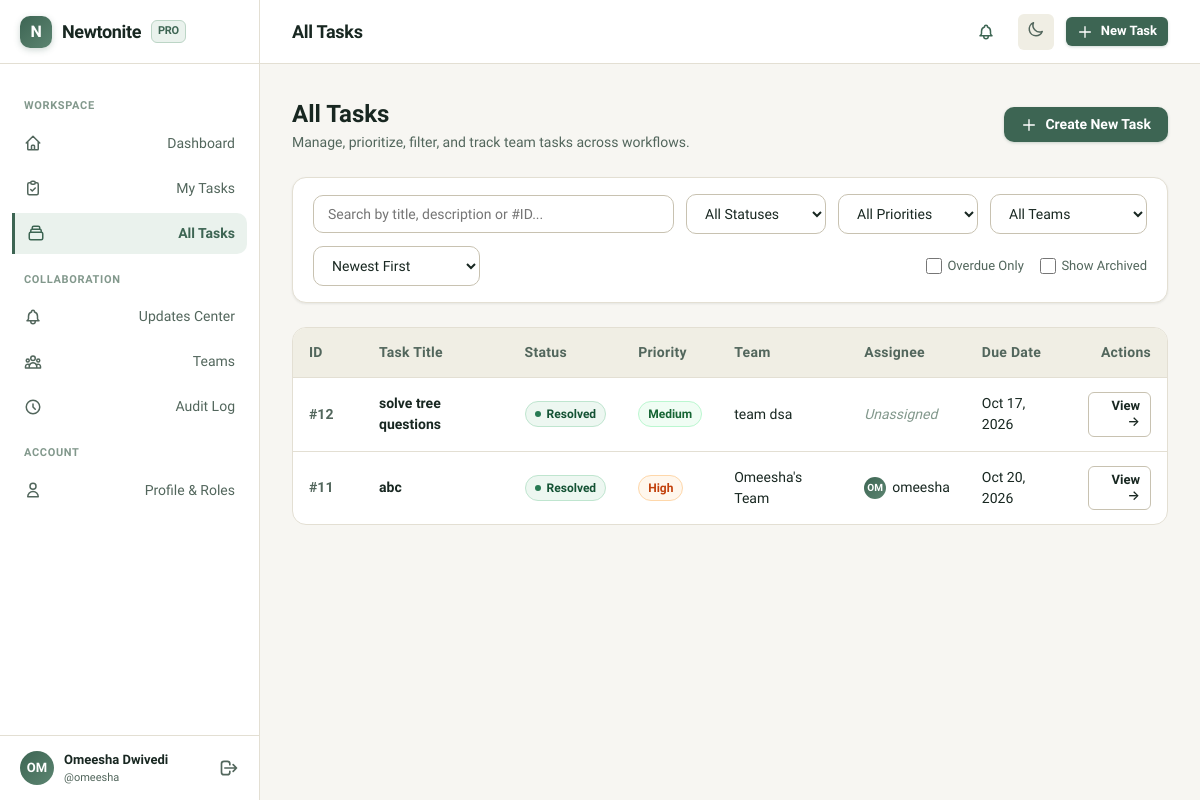
/tasks/ (signed in), run on an earlier commit of the app's database.
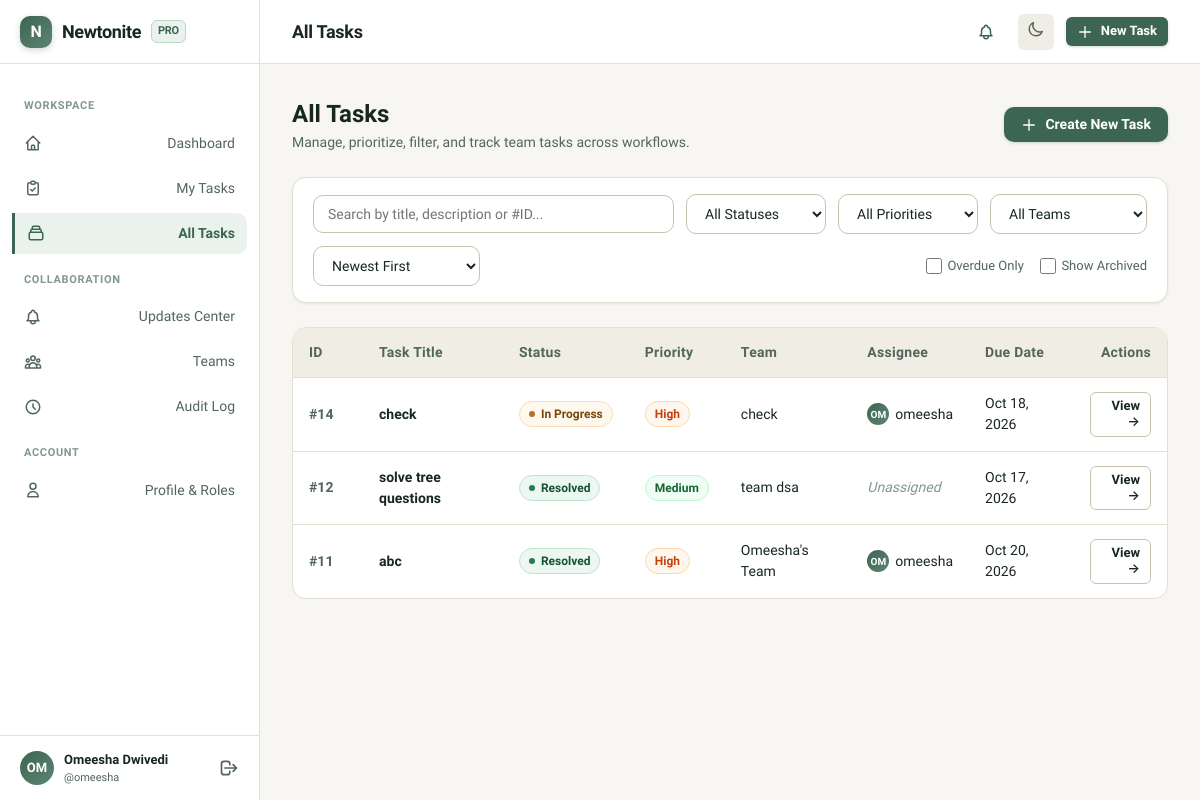
And on a later commit of the database.
### tasks/models.py (models this page shows, shortened)
class Task(models.Model):
    title = models.CharField(max_length=200, help_text="Concise title for the task.")
    description = models.TextField(blank=True, help_text="Detailed description of what needs to be done.")
    status = models.CharField(
        max_length=20,
        choices=TaskStatus.choices,
        default=TaskStatus.OPEN,
        help_text="Current state in the task workflow."
    )
    priority = models.CharField(
        max_length=20,
        choices=TaskPriority.choices,
        default=TaskPriority.MEDIUM,
        help_text="Relative urgency or importance."
    )
    team = models.ForeignKey(
        Team,
        on_delete=models.CASCADE,
        related_name='tasks',
        help_text="Team responsible for this task."
    )
    assignee = models.ForeignKey(
        User,
        on_delete=models.SET_NULL,
        null=True,
        blank=True,
        related_name='assigned_tasks',
        help_text="Team member currently assigned to execute the task."
    )
    creator = models.ForeignKey(
        User,
        on_delete=models.PROTECT,
        related_name='created_tasks',
        help_text="User who created the task."
    )
    due_date = models.DateField(
        null=True,
        blank=True,
        help_text="Optional deadline for completion."
    )
    is_archived = models.BooleanField(
        default=False,
        help_text="Archived tasks are retained for audit history but hidden from active workflows."
    )
    archived_at = models.DateTimeField(null=True, blank=True)
    version = models.PositiveIntegerField(
        default=1,
        help_text="Incremented on every update for optimistic concurrency control (stale-update protection)."
    )
    created_at = models.DateTimeField(auto_now_add=True)
    updated_at = models.DateTimeField(auto_now=True)
    class Meta:
        ordering = ['-created_at']
        verbose_name = 'Task'
        verbose_name_plural = 'Tasks'
        indexes = [
            models.Index(fields=['team', 'is_archived', 'status'], name='task_team_arch_status_idx'),
            models.Index(fields=['team', 'is_archived', 'priority'], name='task_team_arch_prio_idx'),
            models.Index(fields=['assignee', 'is_archived', 'status'], name='task_assignee_status_idx'),
            models.Index(fields=['due_date'], name='task_due_date_idx'),
            models.Index(fields=['created_at'], name='task_created_at_idx'),
        ]
    @property
    def is_overdue(self):
        if not self.due_date or self.status == TaskStatus.RESOLVED or self.is_archived:
            return False
        return self.due_date < timezone.localdate()

class Team(models.Model):
    name = models.CharField(max_length=100, unique=True, help_text="Unique name for the team.")
    description = models.TextField(blank=True, help_text="Short description of the team's mandate.")
    created_at = models.DateTimeField(auto_now_add=True)
    updated_at = models.DateTimeField(auto_now=True)
    class Meta:
        ordering = ['name']
        verbose_name = 'Team'
        verbose_name_plural = 'Teams'

### tasks/views.py (the view)
# urls.py: path('tasks/', views.task_list_view, name='task_list'),
@login_required
def task_list_view(request):
    q = request.GET.get('q', '').strip()
    status = request.GET.get('status', '').strip()
    priority = request.GET.get('priority', '').strip()
    team_id = request.GET.get('team', '').strip()
    assignee_id = request.GET.get('assignee', '').strip()
    is_overdue = request.GET.get('overdue', '').strip() == '1'
    my_tasks = request.GET.get('my', '').strip() == '1'
    show_archived = request.GET.get('archived', '').strip() == '1'
    sort = request.GET.get('sort', '-created_at')
    tasks_qs = get_accessible_tasks_qs(request.user, include_archived=show_archived)
    if my_tasks:
        tasks_qs = tasks_qs.filter(assignee=request.user)
    if q:
        tasks_qs = tasks_qs.filter(
            Q(title__icontains=q) | Q(description__icontains=q) | Q(id__icontains=q)
        )
    if status and status in TaskStatus.values:
        tasks_qs = tasks_qs.filter(status=status)
    if priority and priority in TaskPriority.values:
        tasks_qs = tasks_qs.filter(priority=priority)
    if team_id and team_id.isdigit():
        tasks_qs = tasks_qs.filter(team_id=team_id)
    if assignee_id:
        if assignee_id == 'unassigned':
            tasks_qs = tasks_qs.filter(assignee__isnull=True)
        elif assignee_id.isdigit():
            tasks_qs = tasks_qs.filter(assignee_id=assignee_id)
    if is_overdue:
        tasks_qs = tasks_qs.filter(
            due_date__lt=timezone.localdate()
        ).exclude(status=TaskStatus.RESOLVED)
    allowed_sorts = {
        '-created_at': '-created_at',
        'created_at': 'created_at',
        'due_date': 'due_date',
        '-due_date': '-due_date',
        'priority': 'priority',
        'status': 'status',
        'title': 'title',
    }
    sort_field = allowed_sorts.get(sort, '-created_at')
    tasks_qs = tasks_qs.order_by(sort_field)
    paginator = Paginator(tasks_qs, 12)
    page_number = request.GET.get('page', 1)
    page_obj = paginator.get_page(page_number)
    accessible_teams = get_accessible_teams_qs(request.user)
    context = {
        'title': 'My Tasks' if my_tasks else 'All Tasks',
        'page_obj': page_obj,
        'tasks': page_obj.object_list,
        'accessible_teams': accessible_teams,
        'q': q,
        'status': status,
        'priority': priority,
        'team_id': team_id,
        'assignee_id': assignee_id,
        'is_overdue': is_overdue,
        'my_tasks': my_tasks,
        'show_archived': show_archived,
        'sort': sort,
        'status_choices': TaskStatus.choices,
        'priority_choices': TaskPriority.choices,
    }
    return render(request, 'tasks/list.html', context)

### templates/tasks/list.html (shortened to what this page needs)
{% extends 'base.html' %}
{% block page_title %}{{ title }}{% endblock %}
{% block content %}
<div style="display: flex; justify-content: space-between; align-items: center; margin-bottom: 1.5rem; flex-wrap: wrap; gap: 1rem;">
  <div>
    <h2 style="font-size: 1.5rem; font-weight: 800; color: var(--text-main);">{{ title }}</h2>
    <p style="color: var(--text-muted); font-size: 0.875rem;">Manage, prioritize, filter, and track team tasks across workflows.</p>
  </div>
  <a href="{% url 'task_create' %}" class="btn btn-primary" id="btn-create-task-main">
    <svg width="16" height="16" fill="none" stroke="currentColor" viewBox="0 0 24 24"><path stroke-linecap="round" stroke-linejoin="round" stroke-width="2" d="M12 4v16m8-8H4"/></svg>
    Create New Task
  </a>
</div>
<form method="get" class="filter-bar" id="task-filter-form">
  <div class="filter-input">
    <input type="text" name="q" value="{{ q }}" placeholder="Search by title, description or #ID..." class="form-input" id="search-input">
  </div>
  <select name="status" class="form-select filter-select" onchange="this.form.submit()">
    <option value="">All Statuses</option>
  </select>
  <select name="priority" class="form-select filter-select" onchange="this.form.submit()">
    <option value="">All Priorities</option>
  </select>
  <select name="team" class="form-select filter-select" onchange="this.form.submit()">
    <option value="">All Teams</option>
  </select>
  <select name="sort" class="form-select filter-select" onchange="this.form.submit()">
    <option value="-created_at" {% if sort == '-created_at' %}selected{% endif %}>Newest First</option>
  </select>
  <div style="display: flex; align-items: center; gap: 0.5rem; margin-left: auto;">
    <label style="display: flex; align-items: center; gap: 0.35rem; font-size: 0.8125rem; color: var(--text-muted); cursor: pointer;">
      <input type="checkbox" name="overdue" value="1" {% if is_overdue %}checked{% endif %} onchange="this.form.submit()" class="form-checkbox">
      Overdue Only
    </label>
    <label style="display: flex; align-items: center; gap: 0.35rem; font-size: 0.8125rem; color: var(--text-muted); cursor: pointer; margin-left: 0.5rem;">
      <input type="checkbox" name="archived" value="1" {% if show_archived %}checked{% endif %} onchange="this.form.submit()" class="form-checkbox">
      Show Archived
    </label>
  </div>
</form>
<div class="table-container">
  {% if tasks %}
  <table class="data-table" id="tasks-table">
    <thead>
      <tr>
        <th style="width: 70px;">ID</th>
        <th>Task Title</th>
        <th>Status</th>
        <th>Priority</th>
        <th>Team</th>
        <th>Assignee</th>
        <th>Due Date</th>
        <th style="text-align: right;">Actions</th>
      </tr>
    </thead>
    <tbody>
      {% for task in tasks %}
      <tr>
        <td style="color: var(--text-muted); font-weight: 600;">#{{ task.id }}</td>
        <td>
          <a href="{% url 'task_detail' pk=task.pk %}" class="task-row-title">
            {{ task.title }}
          </a>
        </td>
        <td>
          <span class="badge badge-{{ task.status|lower }}">
            <span class="badge-dot"></span>
            {{ task.get_status_display }}
          </span>
        </td>
        <td>
          <span class="badge badge-priority-{{ task.priority|lower }}">
            {{ task.get_priority_display }}
          </span>
        </td>
        <td style="font-weight: 500;">
          <a href="{% url 'team_detail' pk=task.team.id %}" style="color: var(--text-main);">
            {{ task.team.name }}
          </a>
        </td>
        <td>
          {% if task.assignee %}
          <div style="display: flex; align-items: center; gap: 0.375rem;">
            <div class="user-avatar" style="width: 22px; height: 22px; font-size: 0.625rem;">
              {{ task.assignee.username|slice:":2"|upper }}
            </div>
            <span>{{ task.assignee.username }}</span>
          </div>
          {% else %}
          <span style="color: var(--text-subtle); font-style: italic;">Unassigned</span>
          {% endif %}
        </td>
        <td>
          {% if task.due_date %}
            <span style="{% if task.is_overdue %}color: var(--urgent); font-weight: 600;{% endif %}">
              {{ task.due_date|date:"M d, Y" }}
            </span>
          {% else %}
            <span style="color: var(--text-subtle);">&mdash;</span>
          {% endif %}
        </td>
        <td style="text-align: right;">
          <a href="{% url 'task_detail' pk=task.pk %}" class="btn btn-sm btn-secondary">View &rarr;</a>
        </td>
      </tr>
      {% endfor %}
    </tbody>
  </table>
  {% endif %}
</div>
{% endblock %}

### templates/base.html (shortened to what this page needs)
{% load static %}
<!DOCTYPE html>
<html lang="en">
<head>
  <link rel="stylesheet" href="{% static 'css/app.css' %}">
</head>
<body>
  {% if user.is_authenticated %}
  <div class="app-layout">
    <aside class="app-sidebar" id="app-sidebar">
      <div class="sidebar-header">
        <a href="{% url 'dashboard' %}" class="brand-link">
          <div class="brand-icon">N</div>
          <span>Newtonite</span>
          <span class="brand-badge">PRO</span>
        </a>
      </div>
      <nav class="sidebar-nav">
        <span class="nav-section-title">Workspace</span>
        <a href="{% url 'dashboard' %}" class="nav-item {% if request.resolver_match.url_name == 'dashboard' %}active{% endif %}" id="nav-dashboard">
          <svg fill="none" stroke="currentColor" viewBox="0 0 24 24"><path stroke-linecap="round" stroke-linejoin="round" stroke-width="2" d="M3 12l2-2m0 0l7-7 7 7M5 10v10a1 1 0 001 1h3m10-11l2 2m-2-2v10a1 1 0 01-1 1h-3m-6 0a1 1 0 001-1v-4a1 1 0 011-1h2a1 1 0 011 1v4a1 1 0 001 1m-6 0h6"/></svg>
          <span>Dashboard</span>
        </a>
        <a href="{% url 'task_list' %}?my=1" class="nav-item {% if request.GET.my == '1' %}active{% endif %}" id="nav-my-tasks">
          <svg fill="none" stroke="currentColor" viewBox="0 0 24 24"><path stroke-linecap="round" stroke-linejoin="round" stroke-width="2" d="M9 5H7a2 2 0 00-2 2v12a2 2 0 002 2h10a2 2 0 002-2V7a2 2 0 00-2-2h-2M9 5a2 2 0 002 2h2a2 2 0 002-2M9 5a2 2 0 012-2h2a2 2 0 012 2m-6 9l2 2 4-4"/></svg>
          <span>My Tasks</span>
        </a>
        <a href="{% url 'task_list' %}" class="nav-item {% if request.resolver_match.url_name == 'task_list' and not request.GET.my %}active{% endif %}" id="nav-all-tasks">
          <svg fill="none" stroke="currentColor" viewBox="0 0 24 24"><path stroke-linecap="round" stroke-linejoin="round" stroke-width="2" d="M19 11H5m14 0a2 2 0 012 2v6a2 2 0 01-2 2H5a2 2 0 01-2-2v-6a2 2 0 012-2m14 0V9a2 2 0 00-2-2M5 11V9a2 2 0 012-2m0 0V5a2 2 0 012-2h6a2 2 0 012 2v2M7 7h10"/></svg>
          <span>All Tasks</span>
        </a>
        <span class="nav-section-title">Collaboration</span>
        <a href="{% url 'updates_center' %}" class="nav-item {% if request.resolver_match.url_name == 'updates_center' %}active{% endif %}" id="nav-updates">
          <span>Updates Center</span>
        </a>
        <a href="{% url 'team_list' %}" class="nav-item {% if 'team' in request.resolver_match.url_name %}active{% endif %}" id="nav-teams">
          <span>Teams</span>
        </a>
        <a href="{% url 'activity_list' %}" class="nav-item {% if request.resolver_match.url_name == 'activity_list' %}active{% endif %}" id="nav-activity">
          <svg fill="none" stroke="currentColor" viewBox="0 0 24 24"><path stroke-linecap="round" stroke-linejoin="round" stroke-width="2" d="M12 8v4l3 3m6-3a9 9 0 11-18 0 9 9 0 0118 0z"/></svg>
          <span>Audit Log</span>
        </a>
        <span class="nav-section-title">Account</span>
        <a href="{% url 'profile' %}" class="nav-item {% if request.resolver_match.url_name == 'profile' %}active{% endif %}" id="nav-profile">
          <svg fill="none" stroke="currentColor" viewBox="0 0 24 24"><path stroke-linecap="round" stroke-linejoin="round" stroke-width="2" d="M16 7a4 4 0 11-8 0 4 4 0 018 0zM12 14a7 7 0 00-7 7h14a7 7 0 00-7-7z"/></svg>
          <span>Profile & Roles</span>
        </a>
      </nav>
      <div class="sidebar-footer">
        <div class="user-snippet">
          <div class="user-avatar">{{ user.username|slice:":2"|upper }}</div>
          <div class="user-info">
            <span class="user-name">{{ user.get_full_name|default:user.username }}</span>
            <span class="user-role-badge">@{{ user.username }}</span>
          </div>
        </div>
        <a href="{% url 'logout' %}" title="Log out" style="color: var(--text-muted); display: flex; align-items: center; justify-content: center; padding: var(--space-xs); border-radius: var(--radius-sm); transition: color var(--transition-fast);" aria-label="Log out">
          <svg width="20" height="20" fill="none" stroke="currentColor" viewBox="0 0 24 24"><path stroke-linecap="round" stroke-linejoin="round" stroke-width="2" d="M17 16l4-4m0 0l-4-4m4 4H7m6 4v1a3 3 0 01-3 3H6a3 3 0 01-3-3V7a3 3 0 013-3h4a3 3 0 013 3v1"/></svg>
        </a>
      </div>
    </aside>
    <div class="app-main">
      <header class="app-topbar">
        <div class="topbar-left">
          <h1 class="breadcrumb-title">{% block page_title %}{{ title|default:"Newtonite Task Tracker" }}{% endblock %}</h1>
        </div>
        <div class="topbar-right">
          <a href="{% url 'updates_center' %}" class="btn btn-outline btn-sm topbar-updates-btn" id="topbar-updates-btn" title="Updates Center" aria-label="View Updates">
          </a>
          <button type="button" class="btn btn-outline btn-sm theme-toggle-btn" id="theme-toggle-btn" title="Toggle Light / Dark Theme" aria-label="Toggle Light or Dark theme">
            <span class="theme-icon-moon" style="display:none;">
              <svg width="18" height="18" fill="none" stroke="currentColor" viewBox="0 0 24 24"><path stroke-linecap="round" stroke-linejoin="round" stroke-width="2" d="M20.354 15.354A9 9 0 018.646 3.646 9.003 9.003 0 0012 21a9.003 9.003 0 008.354-5.646z"/></svg>
            </span>
          </button>
          <a href="{% url 'task_create' %}" class="btn btn-primary btn-sm" id="topbar-create-task-btn">
            <svg width="16" height="16" fill="none" stroke="currentColor" viewBox="0 0 24 24"><path stroke-linecap="round" stroke-linejoin="round" stroke-width="2" d="M12 4v16m8-8H4"/></svg>
            <span>New Task</span>
          </a>
        </div>
      </header>
      <main class="page-container">
        {% block content %}{% endblock %}
      </main>
    </div>
  </div>
  {% else %}
  <main>
    {% block auth_content %}{% endblock %}
  </main>
  {% endif %}
</body>
</html>

What changed in the data, as far as the page shows it:
added Task: id "14", title "check", status "In Progress", priority "High", team.name "check", assignee.username "OM", assignee.username "omeesha", due_date "Oct 18, 2026"
